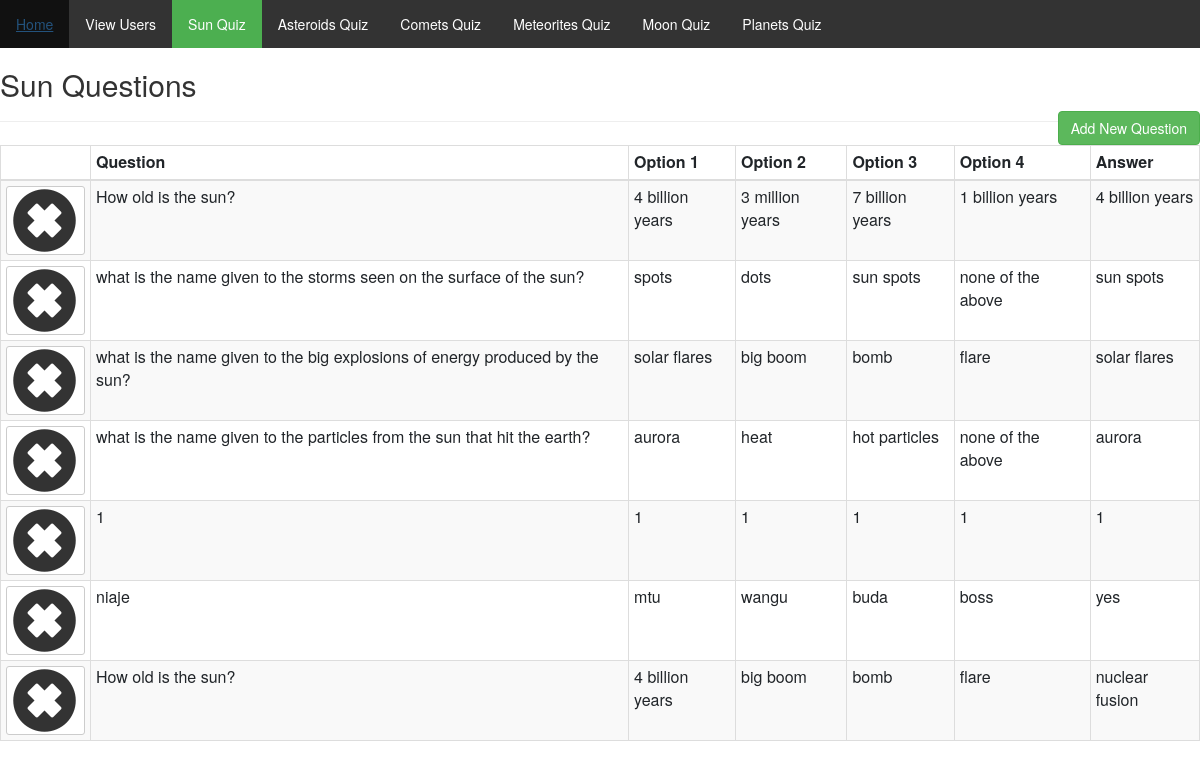
/admin/sun/sunquiz.php, run on the app's committed database.
### tables this page shows
CREATE TABLE `sunquiz` (
  `id` int(255) NOT NULL,
  `que` varchar(255) NOT NULL,
  `option_1` varchar(255) NOT NULL,
  `option_2` varchar(255) NOT NULL,
  `option_3` varchar(255) NOT NULL,
  `option_4` varchar(255) NOT NULL,
  `ans` varchar(255) NOT NULL,
  `userans` text NOT NULL
);

### admin/sun/sunquiz.php (the view, shortened to what this page needs)
<?php
include '../../head.php';
$link = mysqli_connect("localhost", "root", "", "starchild");
if(isset($_GET['add'])){
$que=((isset($_POST['que'])));
$opt1=((isset($_POST['option_1'])));
$opt2=((isset($_POST['option_2'])));
$opt3=((isset($_POST['option_3'])));
$opt4=((isset($_POST['option_4'])));
$ans=((isset($_POST['ans'])));
$errors=array();
if($_POST){
    $ansQuery=$link->query("SELECT * FROM sunquiz WHERE ans='$ans'");
    $ansCount = mysqli_num_rows($ansQuery);
    if($ansCount != 0){
        $errors[]='The Entered Question Already Exists In The Database';
    }
    $required = array('que','option_1','option_2','option_3','option_4','ans');
    foreach($required as $f){
        if(empty($_POST[$f])){
            $errors[]='You Must Fill Out All Fields!';
            break;
        }
    }
    if(!empty($errors)){
        echo display_errors($errors);
    }else{
        $link->query("INSERT INTO sunquiz (que, option_1, option_2,option_3,option_4,ans) VALUES ('$que','$opt1','$opt2','$opt3','$opt4','$ans')");
        $_SESSION['success_flash'] = 'Question Has Been Added';
        header('Location: sunquiz.php');
    }
}
?>
<?php
}else{
    $queQuery = $link->query("SELECT * FROM sunquiz ");
    ?>
<link href="../nav.css" type="text/css" rel="stylesheet">
<ul>
                <li><a  href="../index.php" >Home</a></li>
                <li><a  href="../admin.php">View Users</a></li>
                <li><a href="sunquiz.php" class="active">Sun Quiz</a></li>
				        <li><a href="../asteroid/asteroidquiz.php">Asteroids Quiz</a></li>
                <li><a href="../comet/cometquiz.php">Comets Quiz</a></li>
                <li><a href="../meteor/meteorquiz.php">Meteorites Quiz</a></li>
                <li><a href="../moon/moonquiz.php">Moon Quiz</a></li>
                 <li><a href="../planets/planetsquiz.php">Planets Quiz</a></li>
    </ul>
    <h2>Sun Questions</h2>
    <a href="sunquizadd.php" class="btn btn-success pull-right" id="add-product-btn">Add New Question</a>
    <hr>
    <table class="table table-bordered table-striped table-condensed">
        <thead><th></th><th>Question</th><th>Option 1</th><th>Option 2</th><th>Option 3</th><th>Option 4</th><th>Answer</th></thead>
        <tbody>
        <?php while($que = mysqli_fetch_assoc($queQuery)): ?>
            <tr>
                <td>
                <?php if($que['id'] == $que['id']): ?>
                    <a href="sunquiz.php?delete=<?=$que['id']; ?>" class="btn btn-default btn-xs"><span class="glyphicon glyphicon-remove-sign"></span></a>
                <?php endif; ?>
                </td>
                <td><?= $que['que'];?></td>
                <td><?= $que['option_1'];?></td>
                <td><?= $que['option_2'];?></td>
                <td><?= $que['option_3'];?></td>
                <td><?= $que['option_4'];?></td>
                <td><?= $que['ans'];?></td>
            </tr>
<?php endwhile;?>
</tbody>
</table>
<?php } ?>

### css/style.css (style rules this page uses)
*,html,body { margin:0; padding: 0; }
ul { list-style: none; }
ul li { display: inline-block; }

### css/nav.css (style rules this page uses)
span { font-size: 65px; letter-spacing: 2px; font-family: impact; }

### admin/nav.css (style rules this page uses)
ul { list-style-type: none; margin: 0; padding: 0; overflow: hidden; background-color: #333; }
li { float: left; }
li a { display: block; color: white; text-align: center; padding: 14px 16px; text-decoration: none; }
.active { background-color: #4CAF50; }

### data on the page
sunquiz: que "How old is the sun?", option_1 "4 billion years", option_2 "3 million years", option_3 "7 billion years", option_4 "1 billion years", ans "4 billion years"
sunquiz: que "what is the name given to the storms seen on the surface of the sun?", option_1 "spots", option_2 "dots", option_3 "sun spots", option_4 "none of the above", ans "sun spots"
sunquiz: que "what is the name given to the big explosions of energy produced by the sun?", option_1 "solar flares", option_2 "big boom", option_3 "bomb", option_4 "flare", ans "solar flares"
sunquiz: que "what is the name given to the particles from the sun that hit the earth?", option_1 "aurora", option_2 "heat", option_3 "hot particles", option_4 "none of the above", ans "aurora"
sunquiz: que "1", option_1 "1", option_2 "1", option_3 "1", option_4 "1", ans "1"
sunquiz: que "niaje", option_1 "mtu", option_2 "wangu", option_3 "buda", option_4 "boss", ans "yes"
sunquiz: que "How old is the sun?", option_1 "4 billion years", option_2 "big boom", option_3 "bomb", option_4 "flare", ans "nuclear fusion"
